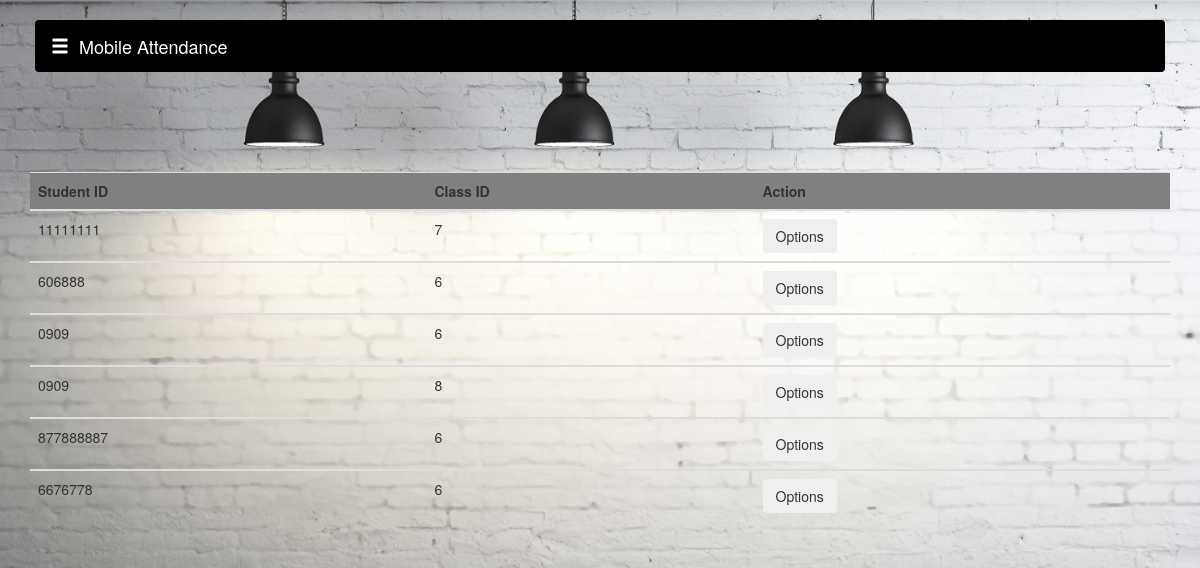
/studclassview.php, run on an earlier commit of the app's database.
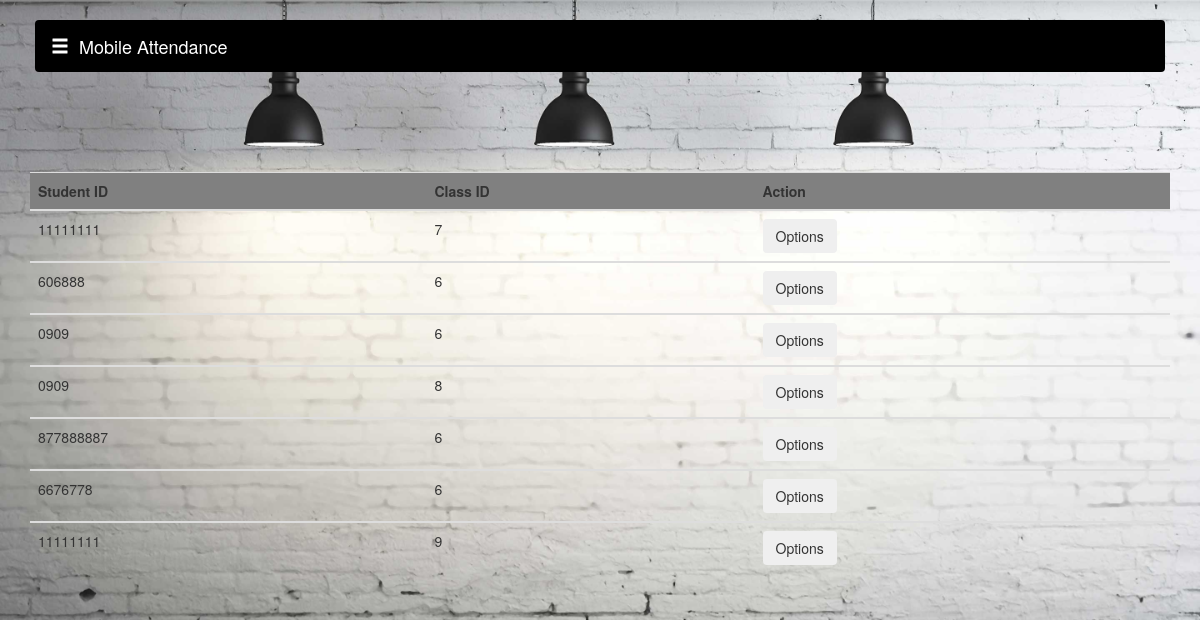
And on a later commit of the database.
### tables this page shows
CREATE TABLE `student_class` (
  `number` int(15) NOT NULL,
  `Student_ID` varchar(20) DEFAULT NULL,
  `Class_ID` int(11) DEFAULT NULL
);

### studclassview.php (the view, shortened to what this page needs)
<?php
	if(isset($_POST['btn_search']))
	{
    $search = $_POST['search'];
		$query = "SELECT * FROM `student_class` WHERE CONCAT(`Student_ID`, `Class_ID`,) LIKE '%".$search."%'";
		$search_result = filterTable($query);
	}
	else {
		$query = "SELECT * FROM `student_class`";
		$search_result = filterTable($query);
	}
	function filterTable($query)
	{
		$connect = mysqli_connect("localhost", "root", "", "attendance");
		$filter_Result = mysqli_query($connect, $query);
		return $filter_Result;
	}
?>
<!DOCTYPE html>
<html>
<head>
	<link href="bootstrap-3.3.7/css/bootstrap.min.css" rel="stylesheet">
    <link href="css/attendance.css" rel="stylesheet">
</head>
<body>
    <div id="wrapper">
        <div id="page-content-wrapper">
            <div class="container-fluid">
				<nav class="navbar navbar-green">
					<div class="container-fluid">
					<div class="navbar-header">
							<a class="navbar-brand" onclick="openNav()"><span  class="glyphicon glyphicon-menu-hamburger"></span>&nbsp;&nbsp;Mobile Attendance</a>
					</div>
					</div>
				</nav>
			</div>
        </div>
    </div>
	<div class ="container">
	<table class="table">
  <thead>
    <tr>
	  <tr bgcolor='gray'>
      <th>Student ID</th>
	  <th>Class ID</th>
      <th>Action</th>
    </tr>
  </thead>
 <?php while($row = mysqli_fetch_array($search_result)):?>
  <tbody>
    <tr>
		<td><?php echo $row['Student_ID'];?></td>
		<td><?php echo $row['Class_ID'];?></td>
	 <td>
		<div class="dropdown">
  <button class="btn btn-secondary dropdown-toggle" type="button" id="dropdownMenu2" data-toggle="dropdown" aria-haspopup="true" aria-expanded="false">Options</button>
		</div>
	 </td>
	</tr>
  </tbody>
  <?php endwhile;?>
</div>
  </body>
</html>

What changed in the data, as far as the page shows it:
added student_class: Student_ID "11111111", Class_ID "9"
